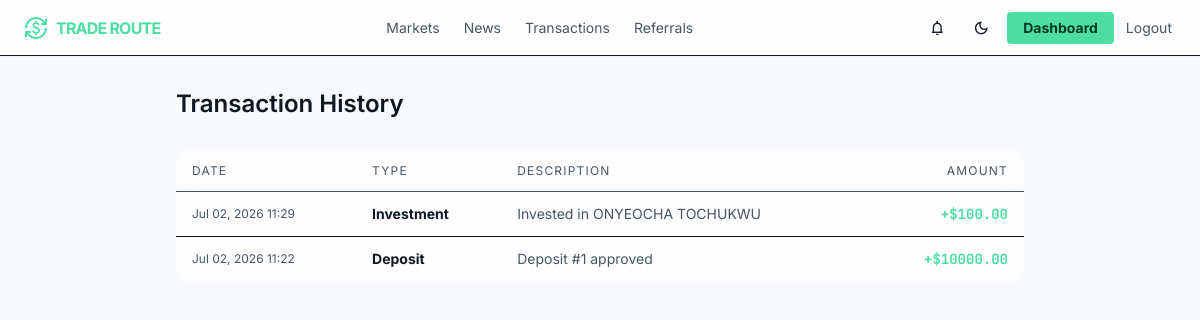
/transactions/ (signed in), run on an earlier commit of the app's database.
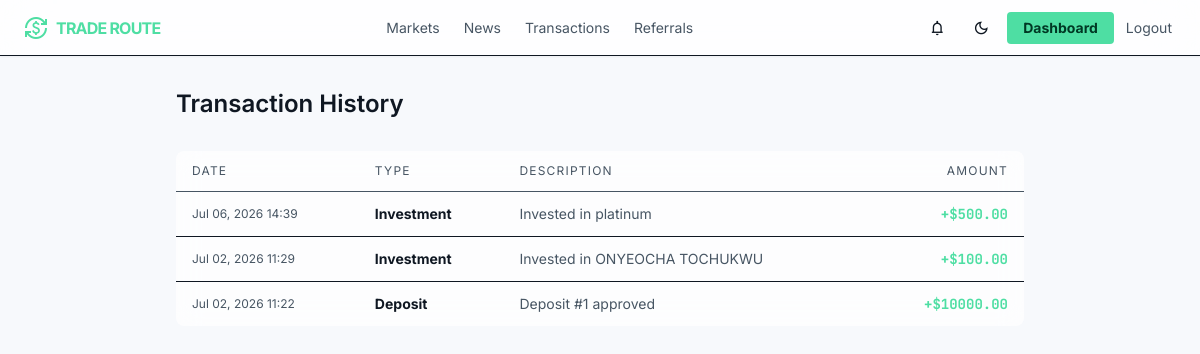
And on a later commit of the database.
### core/models.py (models this page shows)
class Transaction(models.Model):
    TYPES = (
        ("deposit","Deposit"),
        ("withdrawal","Withdrawal"),
        ("investment","Investment"),
        ("profit","Profit"),
        ("referral","Referral"),
    )
    user = models.ForeignKey(User,on_delete=models.CASCADE)
    transaction_type = models.CharField(
        max_length=30,
        choices=TYPES
    )
    amount = models.DecimalField(max_digits=20, decimal_places=2)
    description = models.TextField()
    created_at = models.DateTimeField(auto_now_add=True)

### core/views.py (the view)
# urls.py: path("transactions/", views.transactions_view, name="transactions"),
@login_required
def transactions_view(request):
    transactions = Transaction.objects.filter(user=request.user).order_by("-created_at")
    paginator = Paginator(transactions, 25)
    page = paginator.get_page(request.GET.get("page"))
    return render(request, "core/transactions.html", {"page_obj": page})

### core/context_processors.py (called while the page is built)
def site_settings(request):
    return {"site_settings": SiteSetting.objects.first()}

def notifications_badge(request):
    if request.user.is_authenticated:
        count = Notification.objects.filter(user=request.user, is_read=False).count()
    else:
        count = 0
    return {"unread_notifications_count": count}

### core/templates/core/transactions.html (shortened to what this page needs)
{% extends "core/base.html" %}
{% block content %}
<div class="max-w-4xl mx-auto px-container-padding py-stack-lg">
    <h1 class="font-display-lg text-headline-md mb-8">Transaction History</h1>
    <div class="glass-panel rounded-xl overflow-hidden">
        <table class="w-full text-sm">
            <thead>
                <tr class="border-b edge-b-5 text-on-surface-variant text-xs uppercase tracking-widest">
                    <th class="text-left font-normal px-4 py-3">Date</th>
                    <th class="text-left font-normal px-4 py-3">Type</th>
                    <th class="text-left font-normal px-4 py-3">Description</th>
                    <th class="text-right font-normal px-4 py-3">Amount</th>
                </tr>
            </thead>
            <tbody>
                {% for tx in page_obj %}
                <tr class="border-b edge-b-5 last:border-0">
                    <td class="px-4 py-3 text-on-surface-variant text-xs">{{ tx.created_at|date:"M d, Y H:i" }}</td>
                    <td class="px-4 py-3 font-bold">{{ tx.get_transaction_type_display }}</td>
                    <td class="px-4 py-3 text-on-surface-variant">{{ tx.description }}</td>
                    <td class="px-4 py-3 text-right font-data-md font-bold
                        {% if tx.transaction_type == 'withdrawal' %}text-error{% else %}text-primary{% endif %}">
                        {% if tx.transaction_type == 'withdrawal' %}-{% else %}+{% endif %}${{ tx.amount }}
                    </td>
                </tr>
                {% empty %}
                <tr><td colspan="4" class="px-4 py-8 text-center text-on-surface-variant text-sm">No transactions yet.</td></tr>
                {% endfor %}
            </tbody>
        </table>
    </div>
</div>
{% endblock %}

What changed in the data, as far as the page shows it:
added Transaction: created_at "Jul 06, 2026 14:39", transaction_type "Investment", description "Invested in platinum", amount "500.00"
